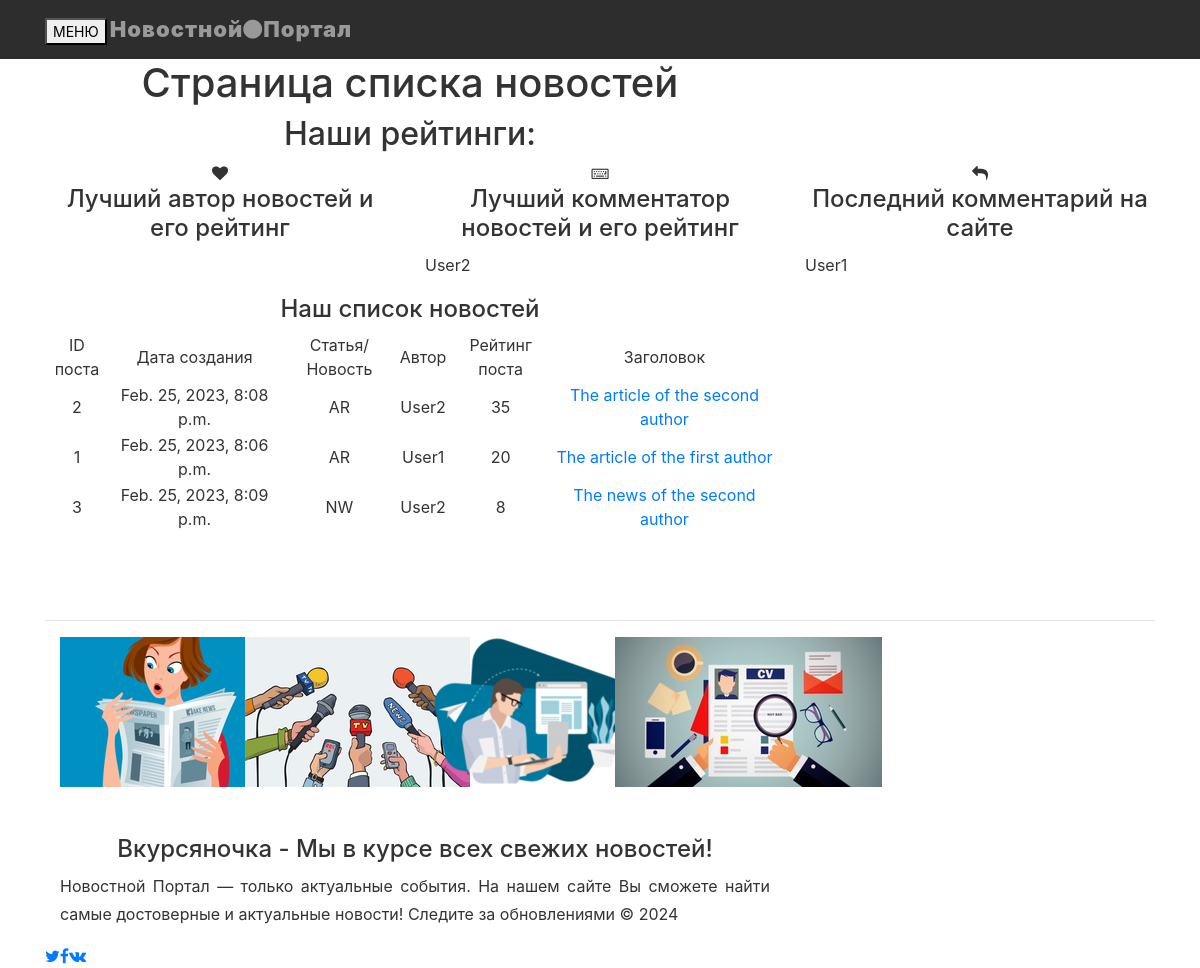
The page / on the database its author committed.
### news/models.py (models this page shows, shortened)
class Post(models.Model):
    author = models.ForeignKey(Author, on_delete=models.CASCADE)
    categoryType = models.CharField(max_length=20, choices=CATEGORY_CHOISES, default=ARTICLE)
    dataCreations = models.DateTimeField(auto_now_add=True)
    postCategory = models.ManyToManyField(Category, through='PostCategory')
    title = models.CharField(max_length=128)
    text = models.TextField()
    rating = models.SmallIntegerField(default=0)

class Author(models.Model):
    authorUser = models.OneToOneField(User, on_delete=models.CASCADE)
    ratingAuthor = models.SmallIntegerField(default=0)
    def __str__(self):
        return f"{self.authorUser}"

### news/views.py (the view)
# urls.py: path('', news_page_list),
def news_page_list(request):
    newslist = Post.objects.all().order_by('-rating')[:6]
    return render(request, 'news/news.html', {'newslist': newslist})

### news/templates/news/news.html (shortened to what this page needs)
{% extends 'news/default.html' %}
{% load static %}
{% block MyCss %}
<link rel="stylesheet" href="{% static 'css/base.css' %}">
<link rel="stylesheet" href="{% static 'css/bootstrap.min.css' %}">
<link rel="stylesheet" href="{% static 'css/font-awesome.min.css' %}">
{% endblock %}
{% block MyContent %}
<div class="navbar navbar-inverse navbar-fixed-top">
    <div class="container">
      <div class="navbar-header">
         <button type="button" class="navbar-toggle" data-toggle="collapse" data-target="#collapseMenu">
          <span class="icon-bar">МЕНЮ</span>
        </button>
        <a class="navbar-brand" href="#">Новостной<i class="fa fa-circle"></i>Портал</a>
      </div>
    </div>
</div>
  <div id="headerwrap">
    <div class="container">
      <div class="row centered">
        <div class="col-lg-8 col-lg-offset-2">
          <h1>Страница списка новостей</h1>
          <h2>Наши рейтинги: </h2>
        </div>
      </div>
    </div>
  </div>
  <div class="container w">
    <div class="row centered">
      <div class="col-lg-4">
        <i class="fa fa-heart"></i>
        <h4>Лучший автор новостей и его рейтинг</h4>
      </div>
      <div class="col-lg-4">
        <i class="fa fa-keyboard-o" aria-hidden="true"></i>
        <h4>Лучший комментатор новостей и его рейтинг</h4>
        <p> User2  </p>
      </div>
      <div class="col-lg-4">
        <i class="fa fa-reply" aria-hidden="true"></i>
        <h4>Последний комментарий на сайте</h4>
        <p> User1  </p>
      </div>
    </div>
  </div>
  <div class="container wb">
    <div class="row centered">
      <br><br>
      <div class="col-lg-8 col-lg-offset-2">
        <h4>Наш список новостей</h4>
        <table >
          <tr>
            <td>ID поста</td>
            <td>Дата создания</td>
            <td>Статья/Новость</td>
            <td>Автор</td>
            <td>Рейтинг поста</td>
            <td>Заголовок</td>
          </tr>
              {% for post_n in newslist %}
          <tr>
            <td>{{ post_n.pk }}</td>
            <td>{{ post_n.dataCreations }}</td>
            <td>{{ post_n.categoryType }}</td>
            <td>{{ post_n.author }}</td>
            <td>{{ post_n.rating }}</td>
            <td class="leftAligned"><a href=../post/{{ post_n.pk }}>{{ post_n.title }}</a></td>
            </tr>
              {% endfor %}
        </table>
        <p><br><br></p>
      </div>
  </div>
<hr />
  <div id="lg">
    <div class="container">
      <div class="row centered">
        <div class="col-lg-2 col-lg-offset-1">
          <img src=" {% static 'img/c01.png' %}" alt="">
        </div>
        <div class="col-lg-2">
          <img src=" {% static 'img/c02.png' %}" alt="">
        </div>
        <div class="col-lg-2">
          <img src=" {% static 'img/c03.png' %}" alt="">
        </div>
        <div class="col-lg-2">
          <img src=" {% static 'img/c04.jpg' %}" alt="">
        </div>
      </div>
    </div>
  </div>
    <br><br>
  <div id="r">
    <div class="container">
      <div class="row centered">
        <div class="col-lg-8 col-lg-offset-2">
          <h4>Вкурсяночка - Мы в курсе всех свежих новостей!</h4>
          <p>Новостной Портал — только актуальные события. На нашем сайте Вы сможете найти самые достоверные и актуальные новости! Следите за обновлениями © 2024</p>
        </div>
      </div>
    </div>
  </div>
  <div id="f">
    <div class="container">
      <div class="row centered">
        <a href="#"><i class="fa fa-twitter"></i></a>
        <a href="#"><i class="fa fa-facebook"></i></a>
        <a href="#"><i class="fa fa-vk"></i></a>
      </div>
    </div>
  </div>
{% endblock %}

### news/templates/news/default.html (shortened to what this page needs)
<!DOCTYPE html>
<html lang="en">
    <head>
        {% block MyCss %} {% endblock %}
    </head>
    <body>
           {% block MyContent %} {% endblock %}
    </body>
</html>

### static/css/base.css (style rules this page uses)
body { background-color: #f2f2f2; font-family: 'Lato', sans-serif; font-weight: 300; font-size: 16px; color: #555; -webkit-font-smoothing: antialiased; -webkit-overflow-scrolling: touch; margin-top: 70px; }
h1, h2, h3, h4, h5, h6 { font-family: 'Raleway', sans-serif; font-weight: 300; color: #333; }
p { text-align: justify; line-height: 28px; margin-bottom: 25px; }
.centered { text-align: center; }
a { color: #f85c37; }
hr { display: block; height: 5px; border: 0; border-top: 1px solid #ccc; margin: 1em 0; padding: 0; }
.navbar { font-weight: 800; font-size: 14px; padding-top: 15px; padding-bottom: 15px; }
.navbar-inverse { background: #2d2d2d; border-color: #2d2d2d; }
.navbar-inverse .navbar-brand { color: #999; font-weight: bolder; font-size: 22px; letter-spacing: 1px; }
.row { color: #333; }

### rows shown on the page
Post: pk "2", dataCreations "Feb. 25, 2023, 8:08 p.m.", categoryType "AR", author "User2", rating "35", title "The article of the second author"
Post: pk "1", dataCreations "Feb. 25, 2023, 8:06 p.m.", categoryType "AR", author "User1", rating "20", title "The article of the first author"
Post: pk "3", dataCreations "Feb. 25, 2023, 8:09 p.m.", categoryType "NW", author "User2", rating "8", title "The news of the second author"
